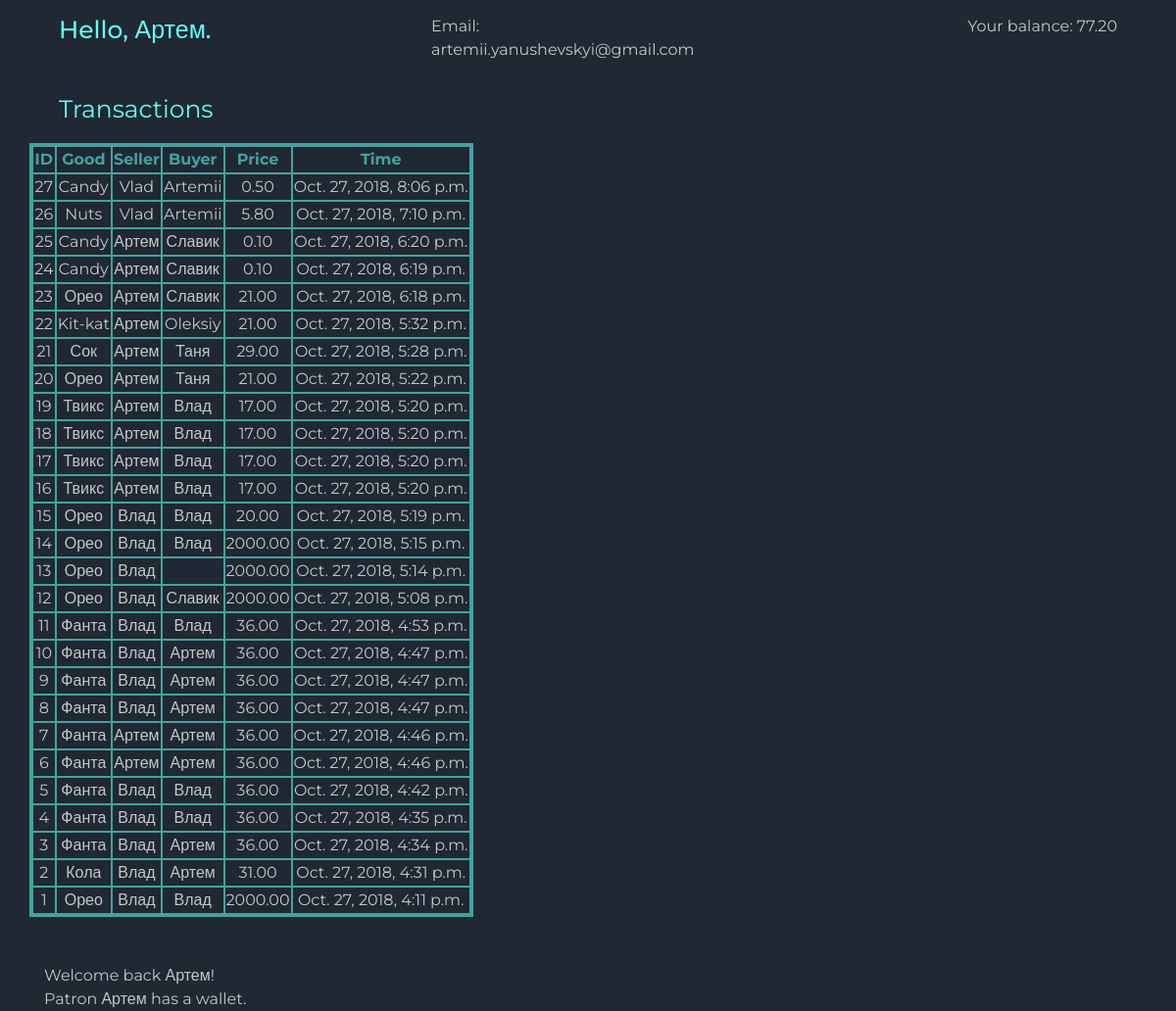
The app's page /retail/patron/Артем/ with its own data.
### retail/models.py (models this page shows)
class Patron(models.Model):
    nickname = models.CharField(max_length=40)
    email = models.CharField(max_length=20, null=True)

class Wallet(models.Model):
    balance = models.DecimalField(decimal_places=2, max_digits=10, default=0)
    patron = models.OneToOneField(
        Patron, related_name='wallet', on_delete=models.PROTECT
    )
    class Meta:
        verbose_name = 'Wallet'
        verbose_name_plural = ' Wallets'

class Purchase(models.Model):
    name = models.CharField(max_length=255)
    price = models.DecimalField(default=0, max_digits=10, decimal_places=2)
    seller = models.ForeignKey(Patron, on_delete=models.CASCADE, related_name='seller')
    buyer = models.ForeignKey(Patron, on_delete=models.CASCADE, related_name='buyer')
    created = models.DateTimeField(auto_now_add=True)
    class Meta:
        verbose_name = 'Purchase'
        verbose_name_plural = 'Purchases'

### retail/templates/retail/dashboard.html (shortened to what this page needs)
{% load static %}
<!doctype html>
<html lang="en">
  <head>
    <link rel="stylesheet" href="https://stackpath.bootstrapcdn.com/bootstrap/4.1.3/css/bootstrap.min.css">
    <link rel="stylesheet" href="{% static 'css/style.css' %}">
  </head>
  <body>
  <div class='container'>
    <div class="row align-items-start justify-content-between">
      <div class="col-4"><h1>Hello, {{ patron.nickname }}.</h1></div>
      <div class="col-4"><p>Email: {{ patron.email }}</p></div>
      <div class="col-4 text-right"><p>Your balance: {{ wallet.balance }}</p></div>
    </div>
    <div class="row align-items-center">
      Transactions
    </div>
    <div class="row align-items-end">
      <div id="purchases">
        <table class="table-responsive">
          <tr><th>ID</th><th>Good</th><th>Seller</th><th>Buyer</th><th>Price</th><th>Time</th></tr>
          {% for purchase in purchases %}
          <tr><td>{{ purchase.pk }}</td><td>{{ purchase.name }}</td><td>{{ purchase.seller.nickname }}</td><td>{{ purchase.buyer.nickname }}</td><td>{{ purchase.price }}</td><td>{{ purchase.created }}</td></tr>
          {% endfor %}
        </table>
      </div>
    </div><br><br>
    {{ message | safe }}
  </div>
  </body>
</html>

### retail/static/css/style.css (style rules this page uses)
body { font-family: "Montserrat", "Helvetica", "Lucida Sans", "Lucida Sans Unicode", "Luxi Sans", Tahoma, sans-serif; font-size: 16px; color: #c5c6c7; background-color: #1f2833; }
h1, h2, h3, h4, h5, h6, .align-items-center { font-size: 25px; color: #66fcf1; margin: 15px; }
p { margin: 15px; }
table, td, th { text-align: center; border: 2px solid #45a29e; }
th { color: #45a29e; }

### records on screen
Patron: nickname "Артем", email "artemii.yanushevskyi@gmail.com"
Wallet: balance "77.20"
Purchase: pk "27", name "Candy", seller.nickname "Vlad", buyer.nickname "Artemii", price "0.50", created "Oct. 27, 2018, 8:06 p.m."
Purchase: pk "26", name "Nuts", seller.nickname "Vlad", buyer.nickname "Artemii", price "5.80", created "Oct. 27, 2018, 7:10 p.m."
Purchase: pk "25", name "Candy", seller.nickname "Артем", buyer.nickname "Славик", price "0.10", created "Oct. 27, 2018, 6:20 p.m."
Purchase: pk "24", name "Candy", seller.nickname "Артем", buyer.nickname "Славик", price "0.10", created "Oct. 27, 2018, 6:19 p.m."
Purchase: pk "23", name "Орео", seller.nickname "Артем", buyer.nickname "Славик", price "21.00", created "Oct. 27, 2018, 6:18 p.m."
Purchase: pk "22", name "Kit-kat", seller.nickname "Артем", buyer.nickname "Oleksiy", price "21.00", created "Oct. 27, 2018, 5:32 p.m."
Purchase: pk "21", name "Сок", seller.nickname "Артем", buyer.nickname "Таня", price "29.00", created "Oct. 27, 2018, 5:28 p.m."
Purchase: pk "20", name "Орео", seller.nickname "Артем", buyer.nickname "Таня", price "21.00", created "Oct. 27, 2018, 5:22 p.m."
Purchase: pk "19", name "Твикс", seller.nickname "Артем", buyer.nickname "Влад", price "17.00", created "Oct. 27, 2018, 5:20 p.m."
Purchase: pk "18", name "Твикс", seller.nickname "Артем", buyer.nickname "Влад", price "17.00", created "Oct. 27, 2018, 5:20 p.m."
Purchase: pk "17", name "Твикс", seller.nickname "Артем", buyer.nickname "Влад", price "17.00", created "Oct. 27, 2018, 5:20 p.m."
Purchase: pk "16", name "Твикс", seller.nickname "Артем", buyer.nickname "Влад", price "17.00", created "Oct. 27, 2018, 5:20 p.m."
Purchase: pk "15", name "Орео", seller.nickname "Влад", buyer.nickname "Влад", price "20.00", created "Oct. 27, 2018, 5:19 p.m."
Purchase: pk "14", name "Орео", seller.nickname "Влад", buyer.nickname "Влад", price "2000.00", created "Oct. 27, 2018, 5:15 p.m."
Purchase: pk "13", name "Орео", seller.nickname "Влад", price "2000.00", created "Oct. 27, 2018, 5:14 p.m."
Purchase: pk "12", name "Орео", seller.nickname "Влад", buyer.nickname "Славик", price "2000.00", created "Oct. 27, 2018, 5:08 p.m."
Purchase: pk "11", name "Фанта", seller.nickname "Влад", buyer.nickname "Влад", price "36.00", created "Oct. 27, 2018, 4:53 p.m."
Purchase: pk "10", name "Фанта", seller.nickname "Влад", buyer.nickname "Артем", price "36.00", created "Oct. 27, 2018, 4:47 p.m."
Purchase: pk "9", name "Фанта", seller.nickname "Влад", buyer.nickname "Артем", price "36.00", created "Oct. 27, 2018, 4:47 p.m."
Purchase: pk "8", name "Фанта", seller.nickname "Влад", buyer.nickname "Артем", price "36.00", created "Oct. 27, 2018, 4:47 p.m."
Purchase: pk "7", name "Фанта", seller.nickname "Артем", buyer.nickname "Артем", price "36.00", created "Oct. 27, 2018, 4:46 p.m."
Purchase: pk "6", name "Фанта", seller.nickname "Артем", buyer.nickname "Артем", price "36.00", created "Oct. 27, 2018, 4:46 p.m."
Purchase: pk "5", name "Фанта", seller.nickname "Влад", buyer.nickname "Влад", price "36.00", created "Oct. 27, 2018, 4:42 p.m."
Purchase: pk "4", name "Фанта", seller.nickname "Влад", buyer.nickname "Влад", price "36.00", created "Oct. 27, 2018, 4:35 p.m."
Purchase: pk "3", name "Фанта", seller.nickname "Влад", buyer.nickname "Артем", price "36.00", created "Oct. 27, 2018, 4:34 p.m."
Purchase: pk "2", name "Кола", seller.nickname "Влад", buyer.nickname "Артем", price "31.00", created "Oct. 27, 2018, 4:31 p.m."
Purchase: pk "1", name "Орео", seller.nickname "Влад", buyer.nickname "Влад", price "2000.00", created "Oct. 27, 2018, 4:11 p.m."

### other values on screen
{{ message | safe }} "Welcome back Артем! Patron Артем has a wallet."
